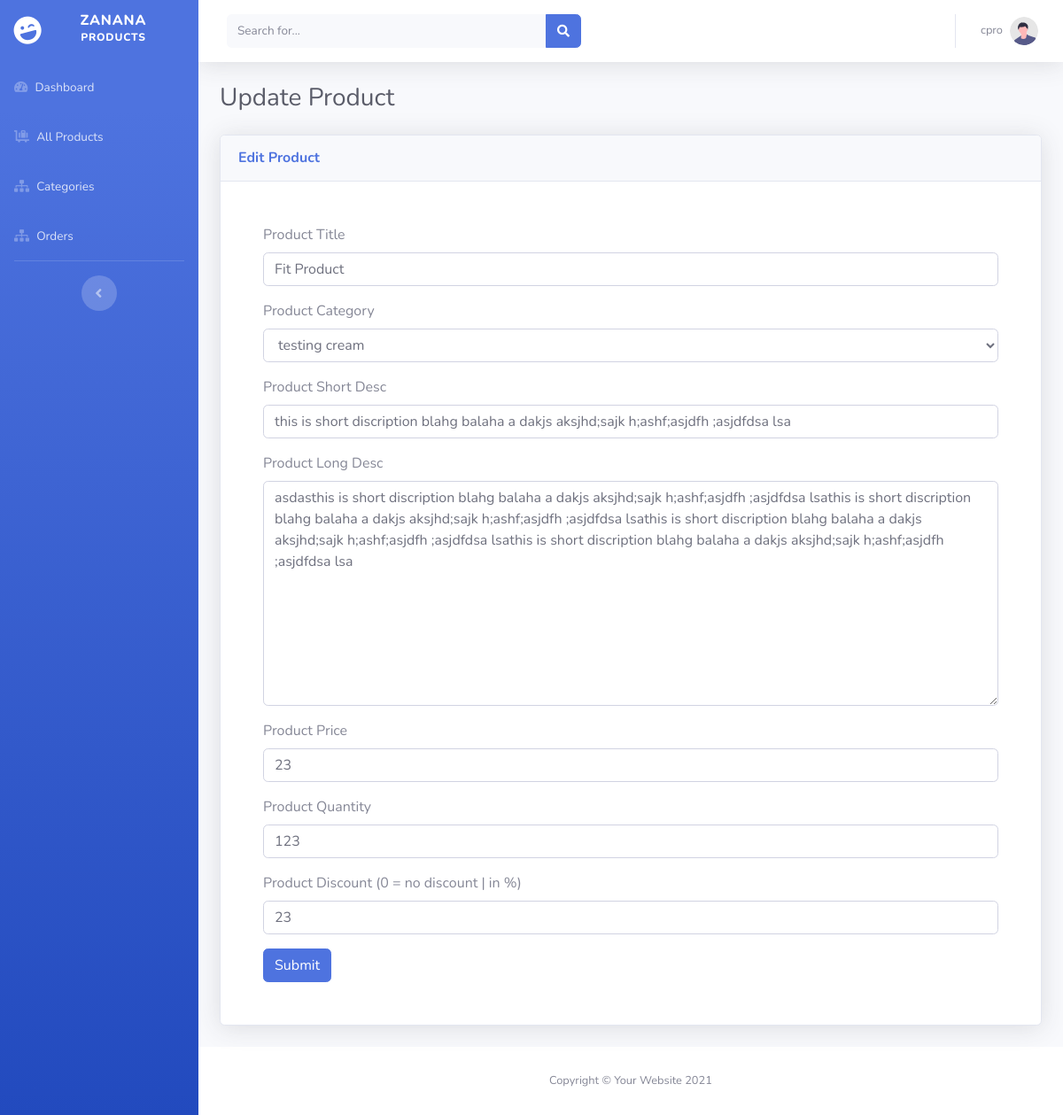
Page /admin/edit-product.php?edit_id=11 (signed in) on the committed database.
### tables this page shows
CREATE TABLE `products` (
  `id` int(11) NOT NULL,
  `product_category` int(11) NOT NULL,
  `product_title` varchar(255) NOT NULL,
  `product_short_desc` text NOT NULL,
  `product_long_desc` longtext NOT NULL,
  `product_images` varchar(255) NOT NULL,
  `product_price` varchar(255) NOT NULL,
  `product_quantity` int(11) NOT NULL,
  `discount` varchar(255) NOT NULL,
  `product_thumbnail` varchar(255) NOT NULL,
  `created_at` timestamp NOT NULL DEFAULT current_timestamp()
);

### admin/edit-product.php (the view, shortened to what this page needs)
<?php include './includes/header.php';
    include './database/db_connect.php';
    $result = $conn->query("SELECT id, category_name FROM product_categories") or die($conn->error);
    $edit_id = $_GET['edit_id'];
    $sql = $conn->query("SELECT * FROM products WHERE id = $edit_id");
    $product = $sql->fetch_assoc();
?>
    <div class="container-fluid">
        <div class="d-sm-flex align-items-center justify-content-between mb-4">
            <h1 class="h3 mb-0 text-gray-800">Update Product</h1>
        </div>
        <div class="row">
            <div class="col-xl-12 col-lg-12">
                <div class="card shadow mb-4">
                    <div
                        class="card-header py-3 d-flex flex-row align-items-center justify-content-between">
                        <h6 class="m-0 font-weight-bold text-primary">Edit Product</h6>
                    </div>
                    <div class="card-body p-5">
                        <form method="POST" action="<?php echo htmlspecialchars($_SERVER['PHP_SELF']); ?>" enctype="multipart/form-data">
                            <div class="form-group">
                                <label for="title">Product Title</label>
                                <input type="text" id="title" name="title" value="<?php echo $product['product_title'] ?>" class="form-control" placeholder="Product Title">
                            </div>
                            <div class="form-group">
                                <label for="category">Product Category</label>
                                <select name="category" id="category" class="form-control">
                                    <?php while($row = $result->fetch_assoc()){ ?>
                                        <?php if($row['id'] == $product['product_category']){ ?>
                                            <option selected value="<?php echo $row['id'] ?>"><?php echo $row['category_name'] ?></option>
                                        <?php } else { ?>
                                            <option value="<?php echo $row['id'] ?>"><?php echo $row['category_name'] ?></option>
                                        <?php } ?>
                                    <?php } ?>
                                </select>
                            </div>
                            <div class="form-group">
                                <label for="short_desc">Product Short Desc</label>
                                <input type="text" id="short_desc" name="short_desc" value="<?php echo $product['product_short_desc'] ?>" class="form-control" placeholder="Product short_desc">
                            </div>
                            <div class="form-group">
                                <label for="long_desc">Product Long Desc</label>
                                <textarea name="long_desc" id="long_desc" cols="30" rows="10" class="form-control" placeholder="Enter Log Desc"><?php echo $product['product_long_desc'] ?></textarea>
                            </div>
                            <div class="form-group">
                                <label for="price">Product Price</label>
                                <input type="number" id="price" name="price" value="<?php echo $product['product_price'] ?>" class="form-control" placeholder="Product price">
                            </div>
                            <div class="form-group">
                                <label for="qty">Product Quantity</label>
                                <input type="number" id="qty" name="qty" value="<?php echo $product['product_quantity'] ?>" class="form-control" placeholder="Product qty">
                            </div>
                            <div class="form-group">
                                <label for="discount">Product Discount (0 = no discount | in %)</label>
                                <input type="number" id="discount" name="discount" value="<?php echo $product['discount'] ?>" class="form-control" placeholder="Product discount">
                            </div>
                            <input type="submit" name="submit" class="btn btn-primary" value="Submit">
                        </form>
                    </div>
                </div>
            </div>
        </div>
    </div>
    </div>
<?php include './includes/footer.php' ?>

### rows in the picture
products: title "Fit Product", short_desc "this is short discription blahg balaha a dakjs aksjhd;sajk h;ashf;asjdfh ;asjdfdsa lsa", long_desc "asdasthis is short discription blahg balaha a dakjs aksjhd;sajk h;ashf;asjdfh ;asjdfdsa lsathis is short discription blahg balaha a dakjs aksjhd;sajk h;ashf;asjdfh ;asjdfdsa lsathis is short discription blahg balaha a dakjs aksjhd;sajk h;ashf;asjdfh ;asjdfdsa lsathis is short discription blahg balaha a dakjs aksjhd;sajk h;ashf;asjdfh ;asjdfdsa lsa", price "23", qty "123", discount "23"

### other values in the picture
$_SESSION['username'] "cpro"
form field category "testing cream"
